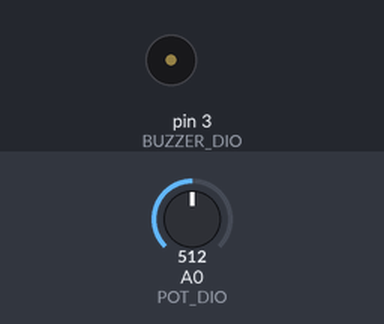
A sketch run on a simulated Arduino Uno, built with avr-gcc and run on an emulated ATmega328P. Shown: buzzer (waves = sounding). Inputs (shaded band) come from the test bench; at power-on: A0 (POT_DIO) = 512.

Above: at 0.1 s.
At 0.89 s:
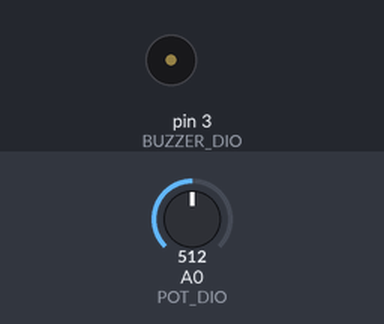
1.4 s: A0 (POT_DIO) set to 900
At 2.66 s:
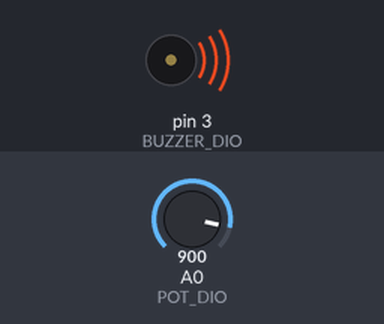
4.5 s: A0 (POT_DIO) set to 306
Timing chart, 0 to 13.6 s (numbered marks = the images above; inputs shaded):
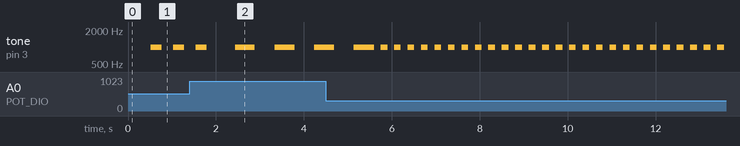

The sketch:

buzzer.ino
```cpp
/* FILE:    ARD_Multifunction_Shield_Buzzer_Example
   DATE:    28/05/14
   VERSION: 0.1

REVISIONS:
28/05/14 Created version 0.1

This is an example of how to use the buzzer on the Hobby Components Arduino compatible

Multi Function experimenter shield (HCARDU0085).

The sketch will use the buzzer to create 'pings' at a repetition rate dependant on
the current position of the 10K potentiometer.

You may copy, alter and reuse this code in any way you like, but please leave
reference to HobbyComponents.com in your comments if you redistribute this code.
This software may not be used directly for the purpose of selling products that
directly compete with Hobby Components Ltd's own range of products.

THIS SOFTWARE IS PROVIDED "AS IS". HOBBY COMPONENTS MAKES NO WARRANTIES, WHETHER
EXPRESS, IMPLIED OR STATUTORY, INCLUDING, BUT NOT LIMITED TO, IMPLIED WARRANTIES OF
MERCHANTABILITY AND FITNESS FOR A PARTICULAR PURPOSE, ACCURACY OR LACK OF NEGLIGENCE.
HOBBY COMPONENTS SHALL NOT, IN ANY CIRCUMSTANCES, BE LIABLE FOR ANY DAMAGES,
INCLUDING, BUT NOT LIMITED TO, SPECIAL, INCIDENTAL OR CONSEQUENTIAL DAMAGES FOR ANY
REASON WHATSOEVER.
*/


/* Define the analogue pin used to read the potentiometer */
#define POT_DIO 0

/* Define the digital pin used to control the buzzer */
#define BUZZER_DIO 3

#define OFF HIGH
#define ON LOW

void setup()
{
  /* Set the buzzer pin to an output and turn the buzzer off */
  pinMode(BUZZER_DIO, OUTPUT);
  digitalWrite(BUZZER_DIO, OFF);
}

/* Main Program */
void loop()
{
  /* Read the current position of the 10K potentiometer and use it
     as a time delay */
  int analogvalue = analogRead(POT_DIO);
  delay(analogvalue);

  tone(BUZZER_DIO, 1000, analogvalue/2);

}
```
